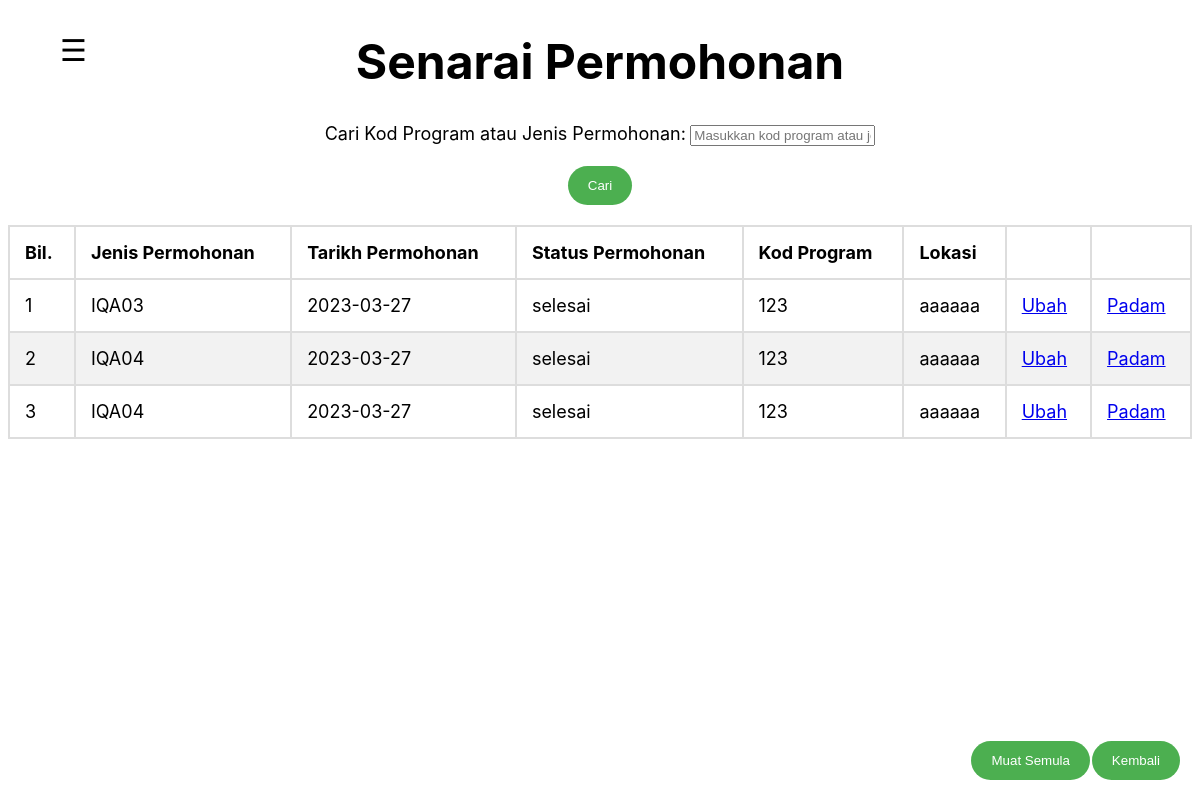
The page /kemaskinipermohonan.php (signed in) on the database its author committed.
### tables this page shows
CREATE TABLE `permohonan` (
  `permohonan_id` int(11) NOT NULL,
  `status_id` int(11) NOT NULL,
  `jenis_permohonan` varchar(50) NOT NULL,
  `tarikh_permohonan` date NOT NULL,
  `kampus` varchar(250) NOT NULL,
  `alamat_program` varchar(250) NOT NULL,
  `no_fon` varchar(20) NOT NULL,
  `no_faks` varchar(20) NOT NULL,
  `emel_rasmi` varchar(50) NOT NULL,
  `kod_program` varchar(20) NOT NULL,
  `nama_program_bm` varchar(50) NOT NULL,
  `nama_program_bi` varchar(50) NOT NULL,
  `tarikh_jkpt` date NOT NULL,
  `tahap_mqf` varchar(10) NOT NULL,
  `kod_nec` varchar(20) NOT NULL,
  `tarikh_program_dimulakan` date NOT NULL,
  `tarikh_kohort_pertama_bergraduat` date NOT NULL,
  `nama_pic` varchar(50) NOT NULL,
  `jawatan_pic` varchar(30) NOT NULL,
  `no_tel_pejabat_pic` varchar(20) NOT NULL,
  `no_tel_bimbit_pic` varchar(20) NOT NULL,
  `pautan_dokumen_penilaian` varchar(50) NOT NULL,
  `tarikh_diterima_uhek` date NOT NULL,
  `tarikh_senat` date NOT NULL,
  `bil_senat` varchar(20) NOT NULL,
  `no_rujukan_mqa` varchar(20) NOT NULL,
  `sijil_mqa_bm` varchar(20) NOT NULL,
  `sijil_mqa_bi` varchar(20) NOT NULL,
  `panel_dalam` varchar(50) NOT NULL,
  `panel_luar` varchar(50) NOT NULL,
  `status_permohonan` varchar(50) NOT NULL
);

### kemaskinipermohonan.php (the view, shortened to what this page needs)
<?php
$servername = "localhost";
$username = "inqkacom_faiz123";
$password = "faiznasir123";
$dbname = "inqkacom_pais";
$conn = mysqli_connect($servername, $username, $password, $dbname);
if (isset($_POST['search'])) {
	$searchValue = $_POST['search'];
	$sql = "SELECT * FROM permohonan WHERE kod_program LIKE '%$searchValue%' OR jenis_permohonan LIKE '%$searchValue%'";
} else {
	$sql = "SELECT * FROM permohonan";
}
$result = mysqli_query($conn, $sql);
?>
<!DOCTYPE html>
<html>
<head>
</head>
<body>
    <span style="position:fixed;left:5%;font-size:30px;cursor:pointer" onclick="openNav()">&#9776;</span>
	<h1>Senarai Permohonan </h1>
	<form method="post" style="text-align:center">
		<label style="font-size:18px;" for="search">Cari Kod Program atau Jenis Permohonan:</label>
		<input type="text" id="search" name="search" placeholder="Masukkan kod program atau jenis permohonan"><br><br>
		<button type="submit">Cari</button>
	</form>
	<br>
        <table>
            <thead>
                <tr>
                    <th>Bil.</th>
                    <th>Jenis Permohonan</th>
                    <th>Tarikh Permohonan</th>
                    <th>Status Permohonan</th>
                    <th>Kod Program</th>
                    <th>Lokasi</th>
                    <th></th>
                    <th></th>
                </tr>
            </thead>
            <tbody>
                <?php
                $bil = 1;
                if (mysqli_num_rows($result) > 0) {
                    while($row = mysqli_fetch_assoc($result)) {
                        echo "<tr>";
                        echo "<td>" . $bil . "</td>";
                        echo "<td>" . $row["jenis_permohonan"] . "</td>";
                        echo "<td>" . $row["tarikh_permohonan"] . "</td>";
                        echo "<td>" . $row["status_permohonan"] . "</td>";
                        echo "<td>" . $row["kod_program"] . "</td>";
                        echo "<td>" . $row["alamat_program"] . "</td>";
                        echo "<td><a href='edit.php?permohonan_id=" . $row["permohonan_id"] . "'>Ubah</a></td>";
                        echo "<td><a href='delete_permohonan.php?id=" . $row["permohonan_id"] . "'>Padam</a></td>";
                        echo "</tr>";
                        $bil++;
                    }
                } else {
                    echo "<tr><td colspan='5'>No data available</td></tr>";
                }
                ?>
            </tbody>
        </table>
  <a href="index.php"><button style="position: fixed; bottom: 20px; right: 20px;">Kembali</button></a>
  <a href="kemaskinipermohonan.php"><button style="position: fixed; bottom: 20px; right: 110px;">Muat Semula</button></a>
</body>
</html>

### kemaskinipermohonan.php (style rules this page uses)
body { font-family: "Nunito", -apple-system, BlinkMacSystemFont, "Segoe UI", Roboto, "Helvetica Neue", Arial, sans-serif, "Apple Color Emoji", "Segoe UI Emoji", "Segoe UI Symbol", "Noto Color Emoji"; }
h1 { text-align: center; font-size: 3em; }
table { border-collapse: collapse; width: 100%; margin-bottom:70px; }
th, td { text-align: inherit; padding: 15px; font-size: 18px; border: 2px solid #ddd; vertical-align: middle; }
tr:nth-child(even) { background-color: #f2f2f2; }
button { background-color: #4CAF50; color: white; padding: 12px 20px; border: 50px; border-radius: 25px; cursor: pointer; }

### rows shown on the page
permohonan: jenis_permohonan "IQA03", tarikh_permohonan "2023-03-27", status_permohonan "selesai", kod_program "123", alamat_program "aaaaaa"
permohonan: jenis_permohonan "IQA04", tarikh_permohonan "2023-03-27", status_permohonan "selesai", kod_program "123", alamat_program "aaaaaa"
permohonan: jenis_permohonan "IQA04", tarikh_permohonan "2023-03-27", status_permohonan "selesai", kod_program "123", alamat_program "aaaaaa"
